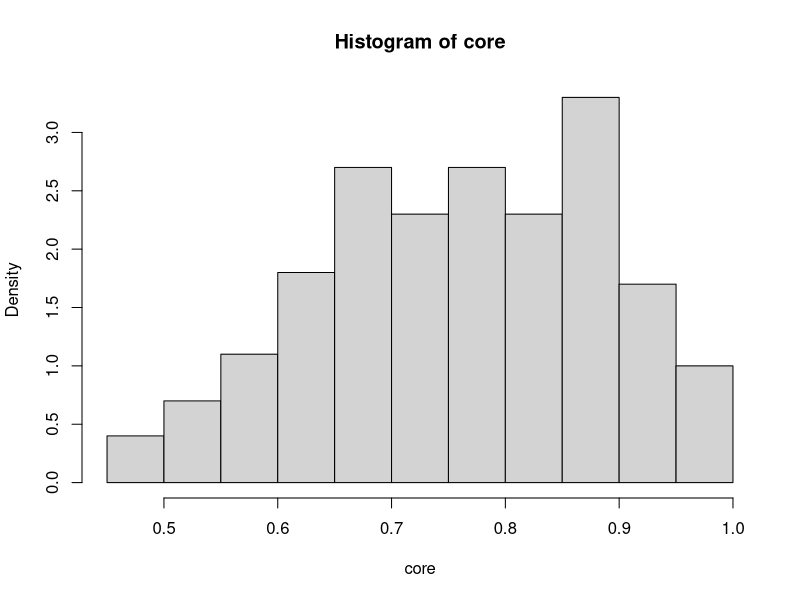

The R source for this figure: (Note: this script raises an error after producing the figure.)
## ---- chunk 1
LSAT = c(576,635,558,578,666,580,550,661,651,605,653,575,545,572,594)  
GPA = c(339,330,281,303,344,307,300,343,336,313,312,274,276,288,296)

set.seed(100)
core = sapply(1:200, function(x){
  i = sample(1:15, size = 15,replace = T)
  cor(LSAT[i], GPA[i])
})

sd(core)

hist(core, prob = T)
## ---- chunk 2
x = c(2.51,-0.64,0.25,-2,-0.25,-0.87,-1.27,1.45,-0.76,0.68)  
set.seed(100)
michapeu = sapply(1:200, function(i){
  thetachapeu = sample(x, size = length(x), replace = T) 
  mean(thetachapeu)
})


vies = mean(michapeu) - mean(x)
vies
## ---- chunk 3
n = seq(10,3000,20)

B = 2000
set.seed(100)
ViesBoos = function(n){
  x = rnorm(n)
  media = sapply(1:B, function(a){
    thetachapeu = sample(x, replace = T)
    mean(thetachapeu)
  })
  c(x = n,y = (mean(media) - mean(x)))
}

todos = sapply(n, ViesBoos) %>% t()
todos 

plot(todos[,1],todos[,2], type = "l")
abline(h = 0, col = "red")
## ---- chunk 4
ViesMedio = sapply(n, function(a){
  b = sapply(1:1000, function(i){ViesBoos(n)}) %>% mean()
  c(n,b)
} ) %>% t()


